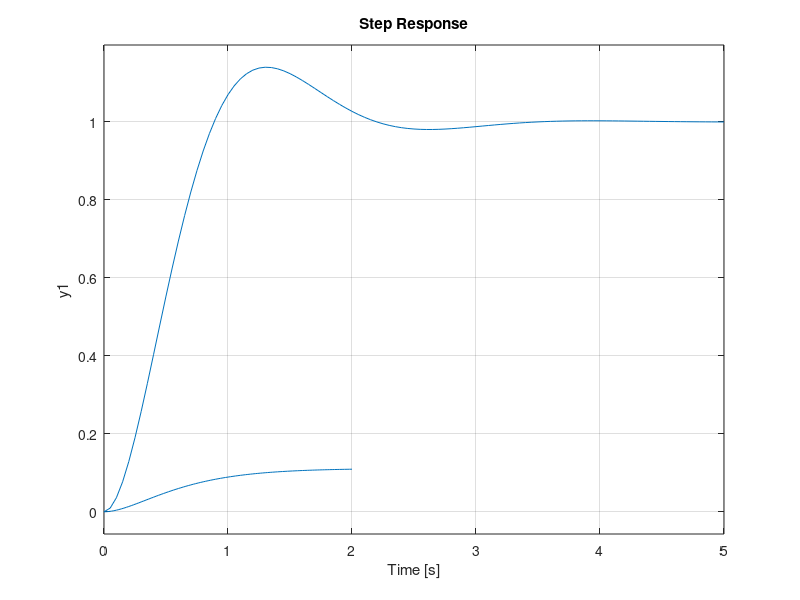

Here is the MATLAB script that generated this plot:
%entrada escalon unitario (error de posicion)
Kp=1/8; %G(0)
ep=1/(1+Kp)
%entrada rampa unitaria (error de velocidad)

%ev=1/Kv;
%error parabola unitaria (error de aceleracion)
%ea=1/Ka;

%obtenemos la funcion en lazo cerrado de G1
t1=tf(1,[1 6 9]);
step(t1) %respuesta para una entrada escalon
hold

%obtenemos la funcion en lazo cerrado de G2
t2=tf(8,[1 3 8]);
step(t2)

